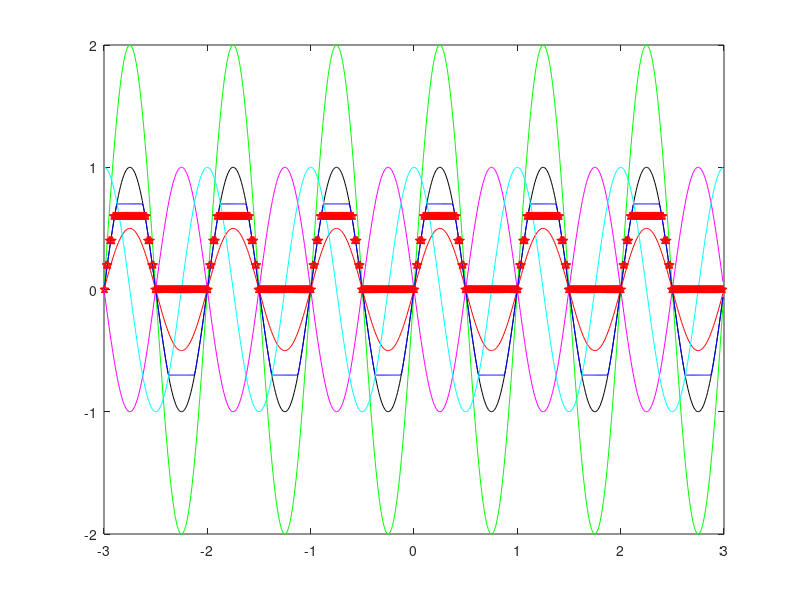

Recreate this plot in MATLAB.
a=1;

fm = 100;
ini = -3;
fin = 3;

T = 1/fm;
t = ini : T : fin - T;

Y_sin = sin(2 *pi*t);

factor = 2;

# Expansion
Y_sin_exp = Y_sin * factor;

# Compresion
Y_sin_cmp = Y_sin * 1/factor;

# Inversion
Y_sin_inv = Y_sin * -1;

# Rectificacion
Y_sin_rct = Y_sin;
f_rct = 0.7;

for i = 1 : length(t)
    if Y_sin_rct(i) > f_rct
        Y_sin_rct(i) = f_rct;
    endif
    
    if Y_sin_rct(i) < -f_rct
        Y_sin_rct(i) = -f_rct;
    endif
endfor

# Traslacion
phi = 0.5 * pi;
Y_sin_trs = sin(2 * pi * t + phi);

# Cuantizacion

Y_sin_cnt = Y_sin_rct; # tomo la ya rectificada
N = 3;
H = 0.2;

for i = 1 : length(t)
    if Y_sin_cnt(i) < 0
        Y_sin_cnt(i) = 0;
    else
        Y_sin_cnt(i) = H*round(Y_sin_cnt(i)/H);
    endif
endfor

# Imprime todo

plot(t, Y_sin, 'k', t, Y_sin_exp, 'g', t, Y_sin_cmp, 'r', t, Y_sin_inv, 'm', t, Y_sin_rct, 'b', t, Y_sin_trs, 'c', t, Y_sin_cnt, 'pr');

